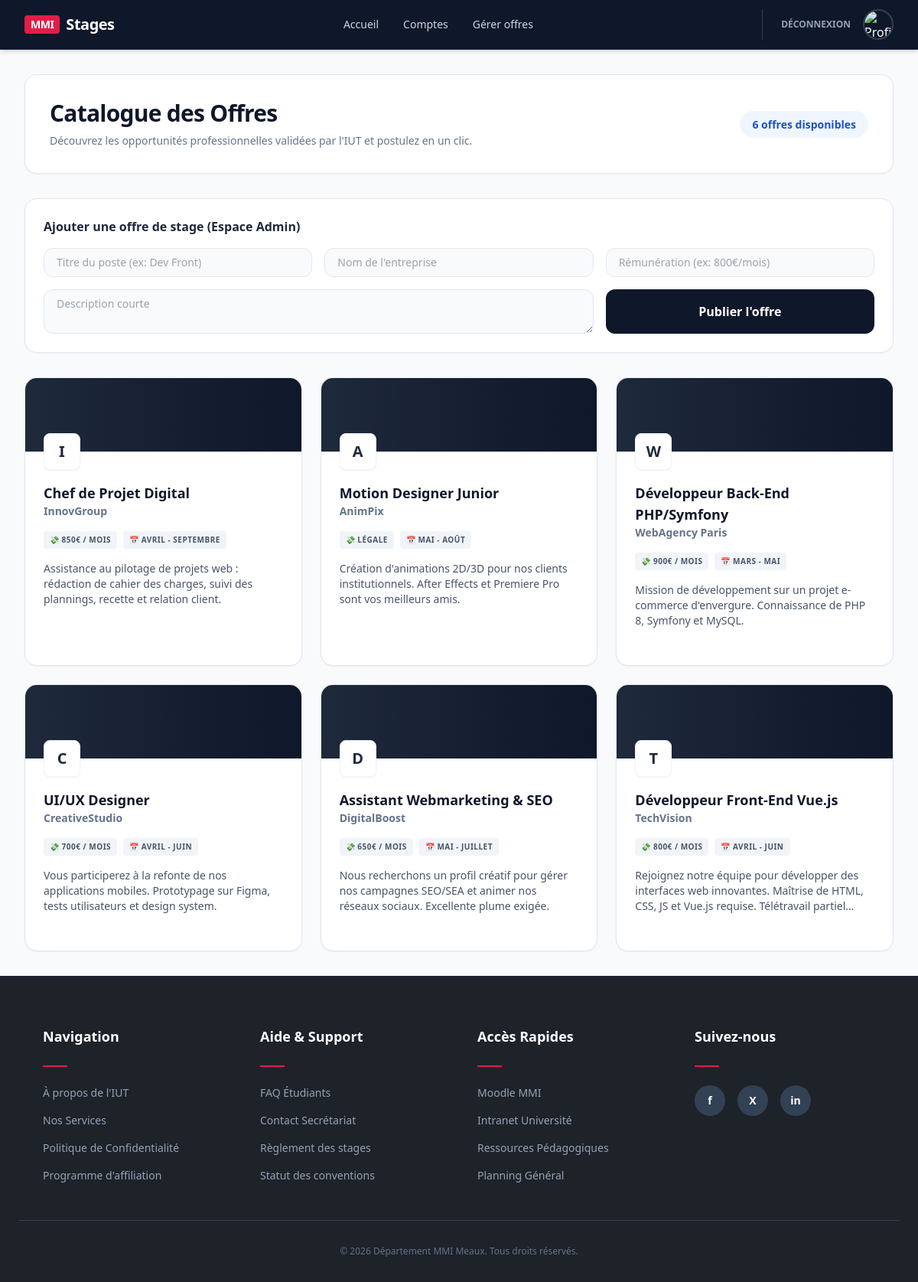
Page /pages/offres.php (signed in) on the earlier database version.
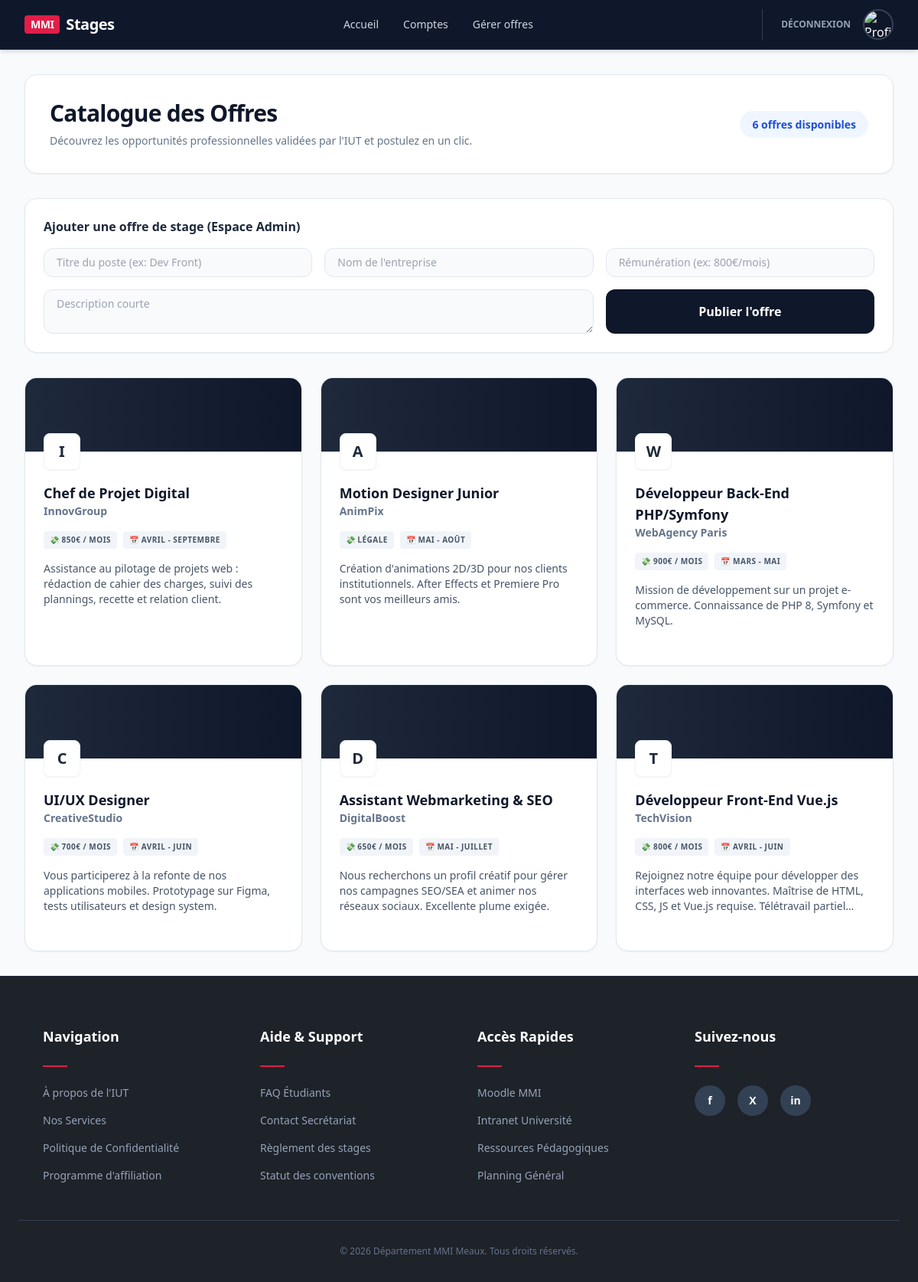
Same page on the later database version.
### tables this page shows
CREATE TABLE Offre_de_stage (
    id_offre_de_stage INT AUTO_INCREMENT PRIMARY KEY,
    titre_offre VARCHAR(200) NOT NULL,
    entreprise VARCHAR(100) NOT NULL,
    description TEXT NOT NULL,
    competences TEXT DEFAULT NULL,
    remuneration VARCHAR(50) DEFAULT NULL,
    periode VARCHAR(100) DEFAULT NULL,
    contact VARCHAR(150) DEFAULT NULL
);

### pages/offres.php (the view, shortened to what this page needs)
<?php
require_once '../config/database.php';
$role = $_SESSION['role'] ?? '';
$offres = $pdo->query("SELECT * FROM Offre_de_stage ORDER BY id_offre_de_stage DESC")->fetchAll();
?>
<!DOCTYPE html>
<html lang="fr">
<head>
    <script src="https://cdn.tailwindcss.com"></script>
</head>
<body class="bg-slate-50 text-slate-800 min-h-screen flex flex-col">
    <?php include '../includes/navbar.php'; ?>
    <main class="flex-grow p-8">
        <div class="max-w-6xl mx-auto flex flex-col gap-8">
            <div class="flex flex-col md:flex-row justify-between items-center bg-white p-8 rounded-2xl border border-slate-200 shadow-sm">
                <div>
                    <h1 class="text-3xl font-black text-slate-900 tracking-tight">Catalogue des Offres</h1>
                    <p class="text-sm text-slate-500 mt-2">Découvrez les opportunités professionnelles validées par l'IUT et postulez en un clic.</p>
                </div>
                <div class="mt-4 md:mt-0 text-right">
                    <span class="bg-blue-50 text-blue-700 font-bold px-4 py-2 rounded-full text-sm"><?= count($offres) ?> offres disponibles</span>
                </div>
            </div>
            <?php if ($role === 'Administrateur'): ?>
                <div class="bg-white p-6 rounded-2xl border border-slate-200 shadow-sm">
                    <h2 class="font-bold text-slate-800 mb-4">Ajouter une offre de stage (Espace Admin)</h2>
                    <form action="../actions/admin_ajouter_offre_action.php" method="POST" class="grid grid-cols-1 md:grid-cols-3 gap-4">
                        <input type="text" name="titre_offre" placeholder="Titre du poste (ex: Dev Front)" required class="bg-slate-50 border border-slate-200 rounded-xl px-4 py-2 text-sm">
                        <input type="text" name="entreprise" placeholder="Nom de l'entreprise" required class="bg-slate-50 border border-slate-200 rounded-xl px-4 py-2 text-sm">
                        <input type="text" name="remuneration" placeholder="Rémunération (ex: 800€/mois)" class="bg-slate-50 border border-slate-200 rounded-xl px-4 py-2 text-sm">
                        <textarea name="description" placeholder="Description courte" required class="bg-slate-50 border border-slate-200 rounded-xl px-4 py-2 text-sm md:col-span-2"></textarea>
                        <button type="submit" class="bg-slate-900 text-white font-bold rounded-xl hover:bg-slate-800">Publier l'offre</button>
                    </form>
                </div>
            <?php endif; ?>
            <div class="grid grid-cols-1 md:grid-cols-2 lg:grid-cols-3 gap-6">
                <?php if (empty($offres)): ?>
                    <p class="text-sm text-slate-500 italic col-span-full text-center py-10">Aucune offre n'est publiée pour le moment.</p>
                <?php else: ?>
                    <?php foreach($offres as $o): ?>
                        <div class="bg-white rounded-2xl border border-slate-200 shadow-sm hover:shadow-lg transition-shadow duration-300 flex flex-col overflow-hidden group">
                            <div class="h-24 bg-gradient-to-r from-slate-800 to-slate-900 relative">
                                <div class="absolute -bottom-6 left-6 w-12 h-12 bg-white rounded-lg shadow-sm border border-slate-100 flex items-center justify-center font-black text-xl text-slate-800">
                                    <?= strtoupper(substr($o['entreprise'], 0, 1)) ?>
                                </div>
                            </div>
                            <div class="p-6 pt-10 flex-grow flex flex-col justify-between">
                                <div>
                                    <h3 class="font-bold text-lg text-slate-900 group-hover:text-blue-600 transition-colors"><?= htmlspecialchars($o['titre_offre']) ?></h3>
                                    <p class="text-sm font-semibold text-slate-500 mb-4"><?= htmlspecialchars($o['entreprise']) ?></p>
                                    <div class="flex flex-wrap gap-2 mb-4">
                                        <span class="bg-slate-100 text-slate-600 px-2 py-1 rounded text-[10px] font-bold uppercase tracking-wider">💸 <?= htmlspecialchars($o['remuneration'] ?? 'Légale') ?></span>
                                        <span class="bg-slate-100 text-slate-600 px-2 py-1 rounded text-[10px] font-bold uppercase tracking-wider">📅 <?= htmlspecialchars($o['periode'] ?? 'ASAP') ?></span>
                                    </div>
                                    <p class="text-sm text-slate-600 mb-6 line-clamp-3"><?= htmlspecialchars($o['description']) ?></p>
                                </div>
                            </div>
                        </div>
                    <?php endforeach; ?>
                <?php endif; ?>
            </div>
        </div>
    </main>
    <?php include '../includes/footer.php'; ?>
</body>
</html>

### includes/navbar.php (shortened to what this page needs)
<?php
$is_root = (basename($_SERVER['PHP_SELF']) == 'index.php');
$root_path = $is_root ? '' : '../';
$pages_path = $is_root ? 'pages/' : '';
$role_check = $_SESSION['role'] ?? '';
$photo_profil = $_SESSION['photo_profil'] ?? 'default.png';
?>
<nav class="bg-slate-900 text-white border-b border-slate-800 py-3 px-8 flex justify-between items-center sticky top-0 z-40 shadow-md">
    <div class="font-black text-xl tracking-tight flex items-center gap-2">
        <a href="<?= $root_path ?>index.php" class="flex items-center gap-2 text-white hover:text-slate-200 transition-colors">
            <span class="bg-rose-600 text-white px-2 py-0.5 rounded text-sm">MMI</span> Stages
        </a>
    </div>
    <ul class="flex items-center gap-8 text-sm font-medium">
        <li><a href="<?= $root_path ?>index.php" class="text-slate-300 hover:text-white transition-colors">Accueil</a></li>
        <?php if ($role_check === 'Etudiant'): ?>
            <li><a href="<?= $pages_path ?>offres.php" class="text-slate-300 hover:text-white transition-colors">Offres</a></li>
            <li><a href="<?= $pages_path ?>suivi-recherches.php" class="text-slate-300 hover:text-white transition-colors">Candidatures</a></li>
            <li><a href="<?= $pages_path ?>soutenances.php" class="text-slate-300 hover:text-white transition-colors">Soutenance</a></li>
        <?php elseif ($role_check === 'Administrateur'): ?>
            <li><a href="<?= $pages_path ?>validation_comptes.php" class="text-slate-300 hover:text-white transition-colors">Comptes</a></li>
            <li><a href="<?= $pages_path ?>offres.php" class="text-slate-300 hover:text-white transition-colors">Gérer offres</a></li>
        <?php endif; ?>
    </ul>
    <div class="flex items-center gap-4 border-l border-slate-700 pl-6">
        <a href="<?= $root_path ?>actions/logout_action.php" class="text-xs font-bold text-slate-400 hover:text-rose-500 transition-colors uppercase">Déconnexion</a>
        <a href="<?= $pages_path ?>profil.php" class="block w-10 h-10 rounded-full overflow-hidden border-2 border-slate-700 hover:border-rose-500 transition-colors">
            <img src="<?= $root_path ?>assets/uploads/<?= htmlspecialchars($photo_profil) ?>" alt="Profil" class="w-full h-full object-cover">
        </a>
    </div>
</nav>

### includes/footer.php (shortened to what this page needs)
<footer class="bg-[#1e2229] text-white pt-16 pb-8 border-t border-slate-800 mt-auto">
    <div class="max-w-6xl mx-auto px-8 grid grid-cols-1 md:grid-cols-4 gap-12 text-sm">
        <div>
            <h3 class="font-bold text-lg mb-6">Navigation</h3>
            <div class="w-8 h-0.5 bg-rose-600 mb-6"></div>
            <ul class="space-y-4 text-slate-400">
                <li><a href="#" class="hover:text-rose-500 transition-colors">À propos de l'IUT</a></li>
                <li><a href="#" class="hover:text-rose-500 transition-colors">Nos Services</a></li>
                <li><a href="#" class="hover:text-rose-500 transition-colors">Politique de Confidentialité</a></li>
                <li><a href="#" class="hover:text-rose-500 transition-colors">Programme d'affiliation</a></li>
            </ul>
        </div>
        <div>
            <h3 class="font-bold text-lg mb-6">Aide & Support</h3>
            <div class="w-8 h-0.5 bg-rose-600 mb-6"></div>
            <ul class="space-y-4 text-slate-400">
                <li><a href="#" class="hover:text-rose-500 transition-colors">FAQ Étudiants</a></li>
                <li><a href="#" class="hover:text-rose-500 transition-colors">Contact Secrétariat</a></li>
                <li><a href="#" class="hover:text-rose-500 transition-colors">Règlement des stages</a></li>
                <li><a href="#" class="hover:text-rose-500 transition-colors">Statut des conventions</a></li>
            </ul>
        </div>
        <div>
            <h3 class="font-bold text-lg mb-6">Accès Rapides</h3>
            <div class="w-8 h-0.5 bg-rose-600 mb-6"></div>
            <ul class="space-y-4 text-slate-400">
                <li><a href="#" class="hover:text-rose-500 transition-colors">Moodle MMI</a></li>
                <li><a href="#" class="hover:text-rose-500 transition-colors">Intranet Université</a></li>
                <li><a href="#" class="hover:text-rose-500 transition-colors">Ressources Pédagogiques</a></li>
                <li><a href="#" class="hover:text-rose-500 transition-colors">Planning Général</a></li>
            </ul>
        </div>
        <div>
            <h3 class="font-bold text-lg mb-6">Suivez-nous</h3>
            <div class="w-8 h-0.5 bg-rose-600 mb-6"></div>
            <div class="flex gap-4">
                <a href="#" class="w-10 h-10 rounded-full bg-slate-700 flex items-center justify-center hover:bg-rose-600 transition-colors text-white font-bold">f</a>
                <a href="#" class="w-10 h-10 rounded-full bg-slate-700 flex items-center justify-center hover:bg-rose-600 transition-colors text-white font-bold">X</a>
                <a href="#" class="w-10 h-10 rounded-full bg-slate-700 flex items-center justify-center hover:bg-rose-600 transition-colors text-white font-bold">in</a>
            </div>
        </div>
    </div>
    <div class="max-w-6xl mx-auto px-8 mt-12 pt-8 border-t border-slate-700 text-center text-slate-500 text-xs">
        &copy; <?= date('Y') ?> Département MMI Meaux. Tous droits réservés.
    </div>
</footer>

Differences in the rows shown:
changed offre_de_stage "Développeur Back-End PHP/Symfony": description "Mission de développement sur un projet e-commerce d'envergure. Connaissance de PHP 8, Symfony et MySQL." → "Mission de développement sur un projet e-commerce. Connaissance de PHP 8, Symfony et MySQL."
